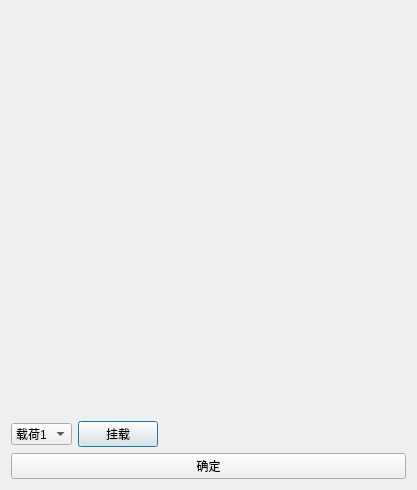
<?xml version="1.0" encoding="UTF-8"?>
<ui version="4.0">
 <class>ConfigManageDialog</class>
 <widget class="QDialog" name="ConfigManageDialog">
  <property name="geometry">
   <rect>
    <x>0</x>
    <y>0</y>
    <width>417</width>
    <height>490</height>
   </rect>
  </property>
  <property name="windowTitle">
   <string>卫星配置</string>
  </property>
  <layout class="QVBoxLayout" name="verticalLayout">
   <item>
    <widget class="QWidget" name="widgetLoadEquipments" native="true">
     <property name="sizePolicy">
      <sizepolicy hsizetype="Preferred" vsizetype="Expanding">
       <horstretch>0</horstretch>
       <verstretch>0</verstretch>
      </sizepolicy>
     </property>
    </widget>
   </item>
   <item>
    <layout class="QHBoxLayout" name="horizontalLayout_3">
     <item>
      <widget class="QComboBox" name="comboBoxEquList">
       <item>
        <property name="text">
         <string>载荷1</string>
        </property>
       </item>
       <item>
        <property name="text">
         <string>载荷2</string>
        </property>
       </item>
      </widget>
     </item>
     <item>
      <widget class="QPushButton" name="pushButtonInstallLoadEqu">
       <property name="text">
        <string>挂载</string>
       </property>
      </widget>
     </item>
     <item>
      <spacer name="horizontalSpacer_3">
       <property name="orientation">
        <enum>Qt::Horizontal</enum>
       </property>
       <property name="sizeHint" stdset="0">
        <size>
         <width>40</width>
         <height>20</height>
        </size>
       </property>
      </spacer>
     </item>
    </layout>
   </item>
   <item>
    <layout class="QHBoxLayout" name="horizontalLayout_4">
     <item>
      <widget class="QPushButton" name="pushButtonClose">
       <property name="text">
        <string>确定</string>
       </property>
      </widget>
     </item>
    </layout>
   </item>
  </layout>
 </widget>
 <layoutdefault spacing="6" margin="11"/>
 <resources/>
 <connections/>
</ui>
